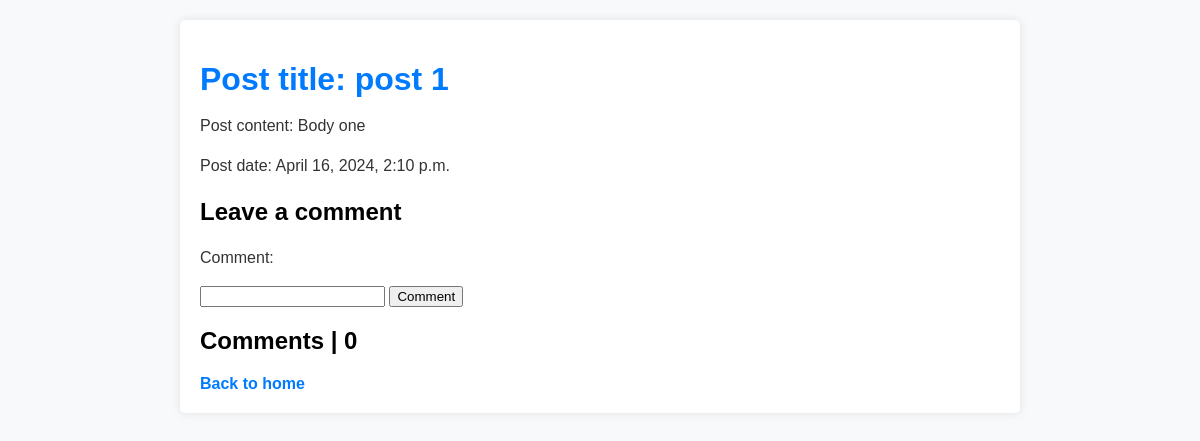
Before: /post/28/ with the older database file.
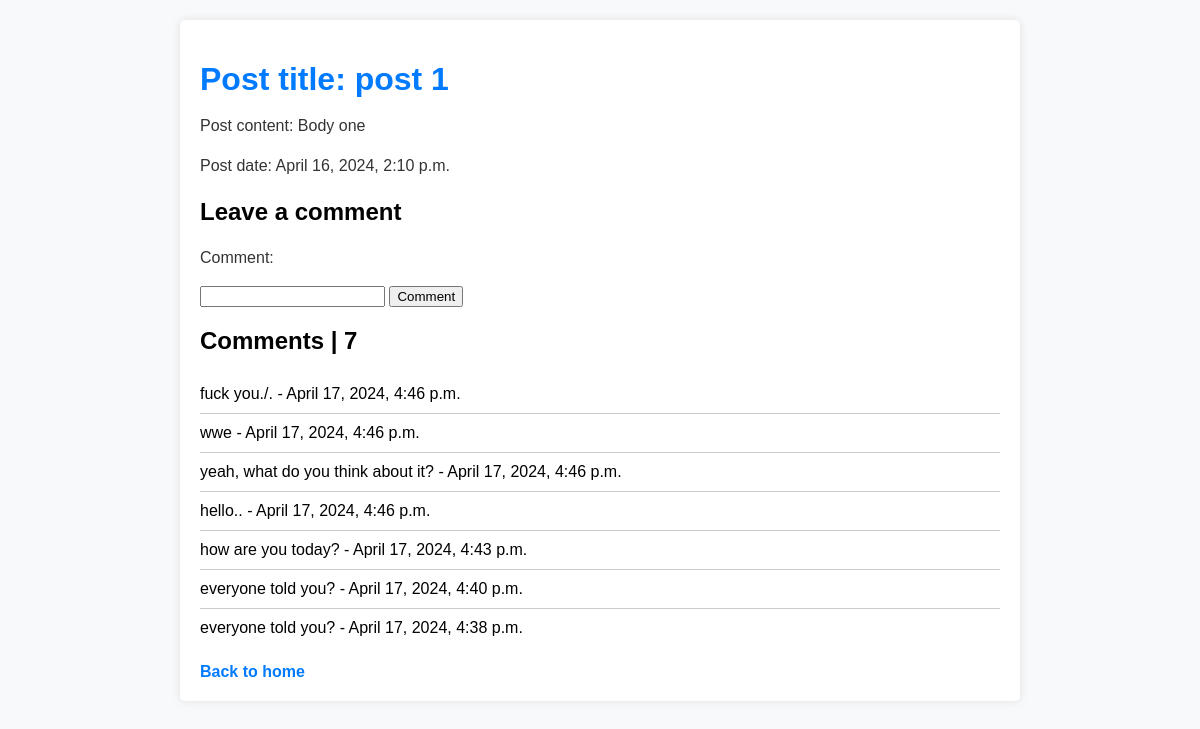
After: the same page with the newer database file.
### app/models.py (models this page shows, shortened)
class Post(models.Model):
    title = models.CharField(max_length=200)
    body = models.TextField()
    created_at = models.DateTimeField(default=datetime.now())

class Comment(models.Model):
    comment = models.CharField(max_length=200)
    post = models.ForeignKey(Post, on_delete=models.CASCADE, related_name='comments')
    created_at = models.DateTimeField(default=datetime.now())
    class Meta:
        ordering = ['-created_at']

### app/views.py (the view)
# urls.py: path('post/<int:pk>/', views.show_post, name='post-detail'),
def show_post(request, pk):
    post = Post.objects.get(id=pk)
    return render(request, 'show_post.html', {'post': post})

### templates/show_post.html (shortened to what this page needs)
<!DOCTYPE html>
<html lang="en">
<head>
</head>
<body>
    <div class="container">
        <h1>Post title: {{ post.title }}</h1>
        <p>Post content: {{ post.body }}</p>
        <p>Post date: {{ post.created_at }}</p>
        <h2>Leave a comment</h2>
        <form action="{% url 'add-comment' post.id %}" method="POST">
            <p for="comment">Comment:</p>
            <input type="text" name="comment" id="comment" value="{{form.as_p}}" required>
            <input type="submit" value="Comment">
        </form>
        <h2>Comments | {{ post.comments.count }}</h2>
        <ul>
            {% for comment in post.comments.all %}
                <li>{{ comment.comment }} - {{ comment.created_at }}</li>
            {% endfor %}
        </ul>
        <a href="{% url 'home' %}">Back to home</a>
    </div>
</body>
</html>

### templates/show_post.html (style rules this page uses)
body { font-family: Arial, sans-serif; background-color: #f8f9fa; margin: 0; padding: 0; }
.container { max-width: 800px; margin: 20px auto; padding: 20px; background-color: #fff; border-radius: 5px; box-shadow: 0 0 10px rgba(0, 0, 0, 0.1); }
h1 { color: #007bff; margin-bottom: 10px; }
p { color: #333; line-height: 1.5; }
a { color: #007bff; text-decoration: none; font-weight: bold; }
ul { list-style-type: none; padding: 0; }
li { border-bottom: 1px solid #ccc; padding: 10px 0; }
li:last-child { border-bottom: none; }

Changed rows visible on the page:
computed for Post "post 1": comments.count "0" → "7"
added Comment: comment "fuck you./.", created_at "April 17, 2024, 4:46 p.m."
added Comment: comment "wwe", created_at "April 17, 2024, 4:46 p.m."
added Comment: comment "yeah, what do you think about it?", created_at "April 17, 2024, 4:46 p.m."
added Comment: comment "hello..", created_at "April 17, 2024, 4:46 p.m."
added Comment: comment "how are you today?", created_at "April 17, 2024, 4:43 p.m."
added Comment: comment "everyone told you?", created_at "April 17, 2024, 4:40 p.m."
added Comment: comment "everyone told you?", created_at "April 17, 2024, 4:38 p.m."
